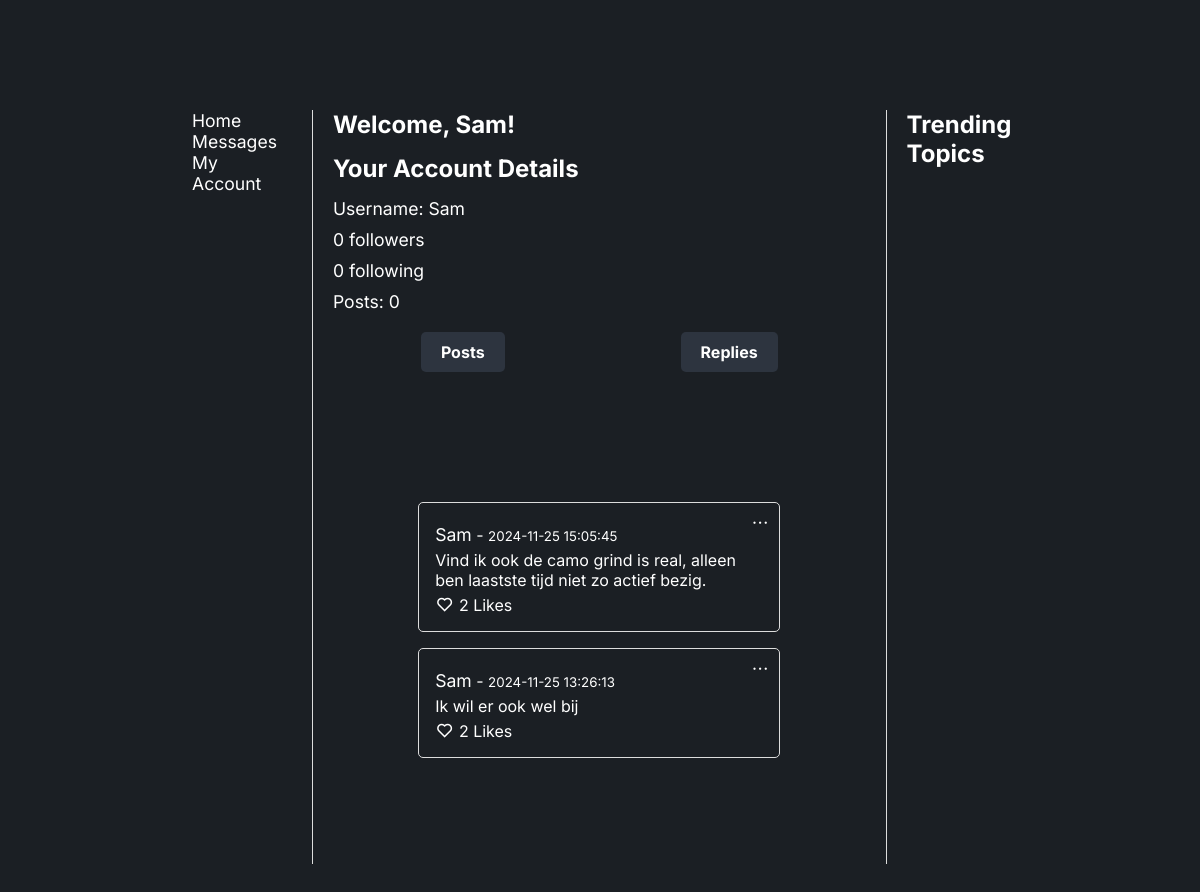
The page /account/replies (signed in) on the database its author committed.
### app/models.py (models this page shows, shortened)
class User(db.Model, UserMixin):
    id = db.Column(db.Integer, primary_key=True)
    username = db.Column(db.String(50), unique=True, nullable=False)
    password_hash = db.Column(db.String(128), nullable=False)
    followed = db.relationship(
        'User', secondary=followers,
        primaryjoin=(followers.c.follower_id == id),
        secondaryjoin=(followers.c.followed_id == id),
        backref=db.backref('followers', lazy='dynamic'), lazy='dynamic'
    )

class Comment(db.Model):
    id = db.Column(db.Integer, primary_key=True)
    post_id = db.Column(db.Integer, db.ForeignKey('post.id'), nullable=False)
    username = db.Column(db.String(50), nullable=False)
    content = db.Column(db.String(280), nullable=False)
    timestamp = db.Column(db.DateTime, default=datetime.utcnow)
    like_count = db.Column(db.Integer, default=0)

### app/routes.py (the view)
@main.route('/account/replies')
@login_required
def view_replies():
    user = current_user
    user_replies = Comment.query.filter_by(username=user.username).order_by(Comment.timestamp.desc()).all()
    return render_template('replies.html', user=user, replies=user_replies)

### app/__init__.py (called while the page is built)
def create_app():
    app = Flask(__name__)
    app.config['SECRET_KEY'] = 'your_secret_key'
    app.config['SQLALCHEMY_DATABASE_URI'] = 'sqlite:///site.db'
    db.init_app(app)
    migrate.init_app(app, db)
    bcrypt.init_app(app)
    login_manager.init_app(app)
    login_manager.login_view = 'main.login'
    login_manager.login_message_category = 'info'
    from .routes import main
    app.register_blueprint(main)
    from .models import User
    @login_manager.user_loader
    def load_user(user_id):
        return User.query.get(int(user_id))
    return app

### app/templates/replies.html (shortened to what this page needs)
<!DOCTYPE html>
<html lang="en">
  <head>
    <link rel="stylesheet" href="{{ url_for('static', filename='stylesheet.css') }}" />
    <link href="https://cdn.jsdelivr.net/npm/remixicon@4.3.0/fonts/remixicon.css" rel="stylesheet" />
  </head>
  <body>
    <section>
      <div class="container">
        <div class="main-content">
          <div class="navbar">
            <a href="{{ url_for('main.home') }}">Home</a>
            <a href="#">Messages</a>
            <a href="{{ url_for('main.view_account') }}" class="account-link">My Account</a>
          </div>
          <div class="account-details">
            <h1>Welcome, {{ user.username }}!</h1>
            <h2>Your Account Details</h2>
            <ul>
              <li>Username: {{ user.username }}</li>
              <li><p>{{ user.followers.count() }} followers</p></li>
              <li><p>{{ user.followed.count() }} following</p></li>
              <li>Posts: {{ posts|length }}</li>
            </ul>
            <div class="tabs">
              <a href="{{ url_for('main.view_account') }}" class="tab-link {% if active_tab == 'posts' %}active{% endif %}">Posts</a>
              <a href="{{ url_for('main.view_replies') }}" class="tab-link {% if active_tab == 'replies' %}active{% endif %}">Replies</a>
            </div>
            <section id="replies">
                {% for reply in replies %}
                <div class="post">
                  <div class="dropdown">
                    <i class="ri-more-line" onclick="toggleOptionsDropdown('{{ reply.id }}')"></i>
                  </div>
                  <p>
                    <a href="{{ url_for('main.view_profile', username=reply.username) }}" class="post-user">{{ reply.username }}</a>
                    - <small>{{ reply.timestamp.strftime('%Y-%m-%d %H:%M:%S') }}</small>
                  </p>
                  <p>{{ reply.content }}</p>
                  <div class="post-actions">
                    <form action="{{ url_for('main.like_comment', comment_id=reply.id) }}" method="POST">
                      <button type="submit">
                        <i class="ri-heart-line"></i>
                      </button>
                      <span>{{ reply.like_count }} {{ 'Like' if reply.like_count == 1 else 'Likes' }}</span>
                    </form>
                  </div>
                </div>
                {% endfor %}
              </section>
          </div>
          <div class="trending-topics">
            <h2>Trending Topics</h2>
          </div>
        </div>
      </div>
    </section>
  </body>
</html>

### app/static/stylesheet.css (style rules this page uses)
* { padding: 0; margin: 0; box-sizing: border-box; font-family: "Inter", sans-serif; text-decoration: none; list-style: none; scroll-behavior: smooth; }
:root { --text-color: #fff; --bg-color: #1b1f24; --secong-bg-color: #22282f; --third-bg-color: #2d343f; --main-color: #359381; --second-color: #c3cad5; --tertiary-color: #93dfd5; --h1-font: 4.5rem; --h2-font: 2.9rem; --p-font: 1rem; }
body { color: var(--text-color); background: var(--bg-color); overflow-x: hidden; }
section { padding: 110px 16% 90px; background: var(--bg-color); }
.container { display: flex; justify-content: space-between; max-width: 100%; margin: 0 auto; }
.main-content { display: flex; width: 100%; }
.navbar { width: 15%; padding-right: 20px; border-right: 1px solid #ddd; }
.navbar a { display: inline-block; margin-right: 15px; color: var(--text-color); text-decoration: none; font-size: 1.1rem; }
.trending-topics { width: 15%; padding-left: 20px; border-left: 1px solid #ddd; }
.trending-topics h2 { font-size: 1.5em; margin-bottom: 10px; color: var(--text-color); }
.account-details { width: 75%; padding-right: 20px; padding-left: 20px; }
.account-details h1, .account-details h2 { margin-bottom: 15px; }
.account-details ul { list-style: none; margin-bottom: 20px; }
.account-details ul li { margin-bottom: 10px; font-size: 1.1rem; }
.tabs { display: flex; justify-content: space-around; margin-bottom: 20px; }
.tab-link { color: var(--text-color); padding: 10px 20px; border-radius: 5px; background: var(--third-bg-color); text-decoration: none; font-weight: bold; }
form { margin-bottom: 20px; }
.post { position: relative; padding: 1rem; margin-bottom: 1rem; border: 1px solid #ddd; border-radius: 5px; }
.post p { margin: 5px 0; }
.post i { font-size: 18px; color: var(--text-color); cursor: pointer; }
.post button { background-color: transparent; color: var(--text-color); border: none; border-radius: 5px; cursor: pointer; }
.post-user { color: var(--text-color); font-size: 1.1rem; }
.post-actions { display: flex; align-items: center; gap: 15px; }
.post-actions button, .post-actions form { display: flex; align-items: center; gap: 5px; padding: 0; margin: 0; }
.dropdown { position: absolute; top: 10px; right: 10px; }

### rows shown on the page
User: username "Sam"
Comment: username "Sam", timestamp "2024-11-25 15:05:45", content "Vind ik ook de camo grind is real, alleen ben laastste tijd niet zo actief bezig.", like_count "2", like_count "Likes"
Comment: username "Sam", timestamp "2024-11-25 13:26:13", content "Ik wil er ook wel bij", like_count "2", like_count "Likes"

### other values the page prints
{{ user.followers.count() }} "0"
{{ user.followed.count() }} "0"
{{ posts|length }} "0"
